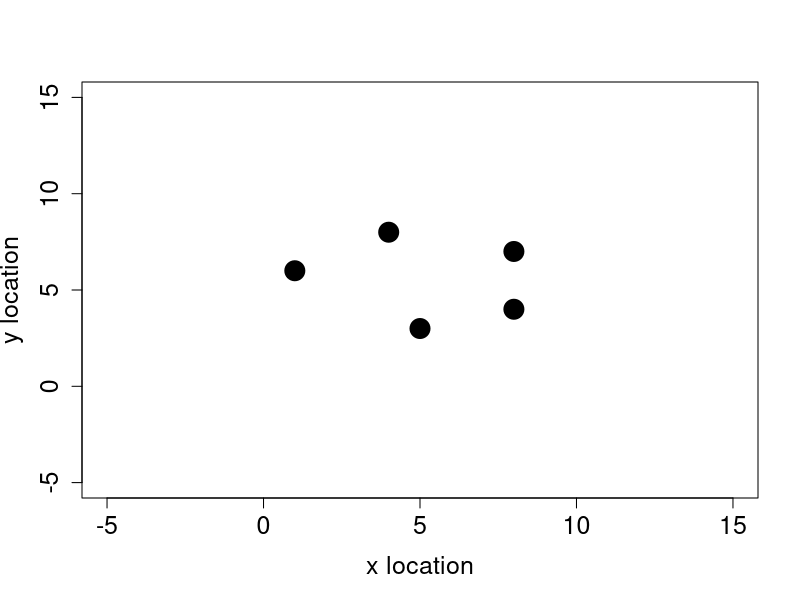
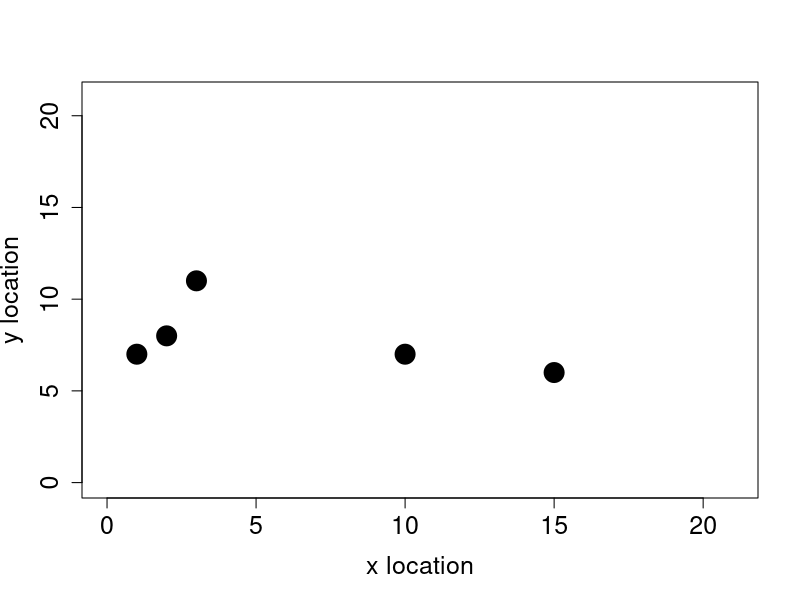
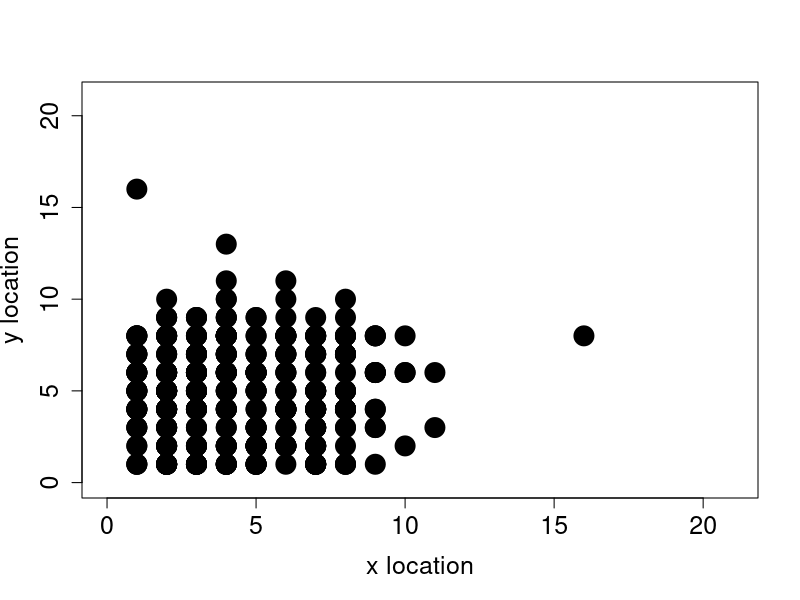
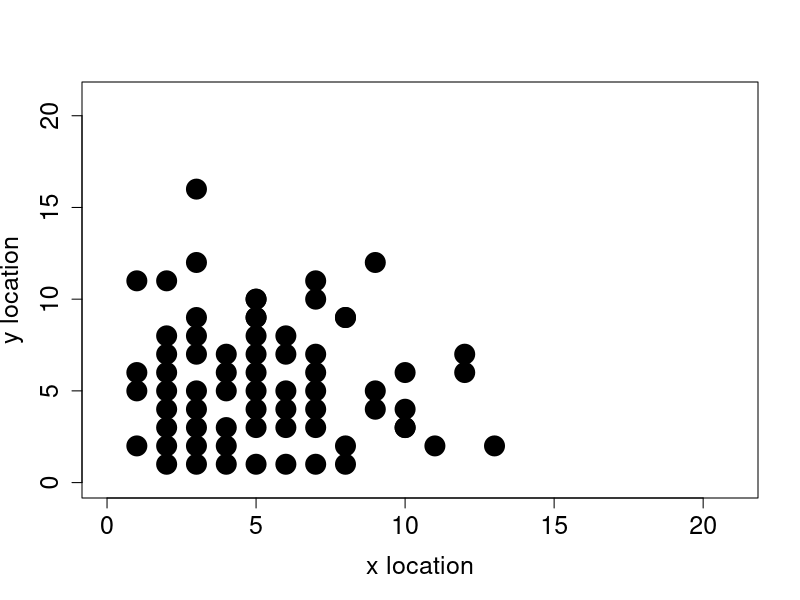
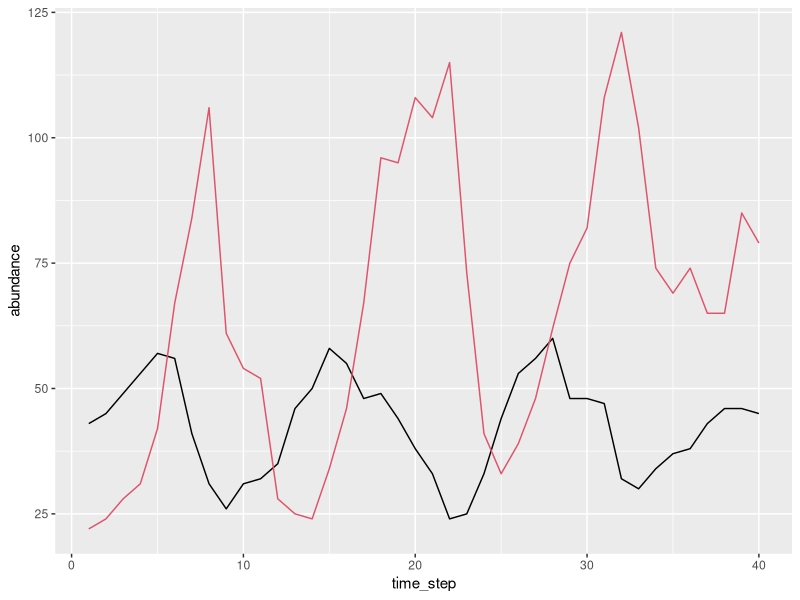

These charts were generated, in order, by the following R code:
inds           <- array(data = 0, dim = c(5, 4));
colnames(inds) <- c("body_mass", "x_loc", "y_loc", "repr");
rownames(inds) <- c("ind_1", "ind_2", "ind_3", "ind_4", "ind_5");
inds[,1]       <- rnorm(n = dim(inds)[1], mean = 23, sd = 3);
inds[,2]       <- sample(x = 1:8, size = dim(inds)[1], replace = TRUE);
inds[,3]       <- sample(x = 1:8, size = dim(inds)[1], replace = TRUE);

plot(x = inds[,2], y = inds[,3], pch = 20, cex = 4, xlim = c(-5, 15),
     ylim = c(-5, 15), xlab = "x location", mar = c(5, 5, 1, 1),
     ylab = "y location", cex.lab = 1.5, cex.axis = 1.5);

movement <- function(inds, xloc = 2, yloc = 3, xmax = 20, ymax = 20){
  total_inds   <- dim(inds)[1]; # Get the number of individuals in inds
  move_dists   <- c(-1, 0, 1);  # Define the possible distances to move
  x_move       <- sample(x = move_dists, size = total_inds, replace = TRUE);
  y_move       <- sample(x = move_dists, size = total_inds, replace = TRUE);
  inds[, xloc] <- inds[, xloc] + x_move;
  inds[, yloc] <- inds[, yloc] + y_move;
  # =========   The reflecting boundary is added below
  for(i in 1:total_inds){               # For each individual i in the array
    if(inds[i, xloc] > xmax){         # If it moved passed the maximum xloc
      inds[i, xloc] <- xmax - 1;    # Then move it back toward the centre
    }
    if(inds[i, xloc] < 1){            # If it moved below 1 on xloc
      inds[i, xloc] <- 2;           # Move it toward the centre (2)
    }
    if(inds[i, yloc] > ymax){         # If it moved passed the maximum yloc
      inds[i, yloc] <- ymax - 1;    # Then move it back toward the centre
    }
    if(inds[i, yloc] < 1){            # If it moved below 1 on yloc
      inds[i, yloc] <- 2;           # Then move it toward the centre (2)
    }
  } 
  # =========  Now all individuals should stay on the landscape
  return(inds);
}

ts         <- 0;
time_steps <- 20;
inds_hist  <- NULL; # Here's the list
while(ts < time_steps){
  inds            <- movement(inds);
  ts              <- ts + 1; 
  inds_hist[[ts]] <- inds; # Add to list
}
print(inds);
inds_hist

plot(x = inds[,2], y = inds[,3], pch = 20, cex = 4, xlim = c(0, 21),
     ylim = c(0, 21), xlab = "x location", mar = c(5, 5, 1, 1),
     ylab = "y location", cex.lab = 1.5, cex.axis = 1.5);

ind1_locs <- array(data = NA, dim = c(20, 3));
for(i in 1:20){
  ind1_locs[i, 1] <- i                     # Save the time step
  ind1_locs[i, 2] <- inds_hist[[i]][1, 2]; # xloc for the time step
  ind1_locs[i, 3] <- inds_hist[[i]][1, 3]; # yloc for the time step
}
colnames(ind1_locs) <- c("time_step", "x_loc", "y_loc");
print(ind1_locs);

#rpois(n = 5, lambda = 0.5);
birth <- function(inds, lambda = 0.5, repr_col = 4){
  total_inds       <- dim(inds)[1]; # Get the number of individuals in inds
  ind_cols         <- dim(inds)[2]; # Total inds columns
  inds[, repr_col] <- rpois(n = total_inds, lambda = lambda); 
  total_off        <- sum(inds[, repr_col]);
  # ---- We now have the total number of new offspring; now add to inds
  new_inds     <- array(data = 0, dim = c(total_off, ind_cols));
  new_inds[,1] <- rnorm(n = dim(new_inds)[1], mean = 23, sd = 3);
  new_inds[,2] <- sample(x = 1:8, size = dim(new_inds)[1], replace = TRUE);
  new_inds[,3] <- sample(x = 1:8, size = dim(new_inds)[1], replace = TRUE);
  # ---- Our new offspring can now be attached in the inds array
  inds <- rbind(inds, new_inds);
  return(inds);
}

inds <- birth(inds = inds);

ts         <- 0;
time_steps <- 10;
inds_hist  <- NULL;
while(ts < time_steps){
  inds            <- movement(inds);
  inds            <- birth(inds);
  ts              <- ts + 1; 
  inds_hist[[ts]] <- inds;
}

inds

ind_abund <- array(data = NA, dim = c(10, 2));
for(i in 1:10){
  ind_abund[i, 1] <- i;                      # Save the time step
  ind_abund[i, 2] <- dim(inds_hist[[i]])[1]; # rows in inds_hist[[i]]
}
colnames(ind_abund) <- c("time_step", "abundance");
print(ind_abund);

plot(x = inds_hist[[10]][,2], y = inds[,3], pch = 20, cex = 4, xlim = c(0, 21),
     ylim = c(0, 21), xlab = "x location", mar = c(5, 5, 1, 1),
     ylab = "y location", cex.lab = 1.5, cex.axis = 1.5);

#############################################################################
#############################################################################
#############################################################################
###########second half
#############################################################################
#############################################################################
#############################################################################
inds           <- array(data = 0, dim = c(5, 5));
colnames(inds) <- c("body_mass", "x_loc", "y_loc", "repr", "death");
rownames(inds) <- c("ind_1", "ind_2", "ind_3", "ind_4", "ind_5");
inds[,1]       <- rnorm(n = dim(inds)[1], mean = 23, sd = 3);
inds[,2]       <- sample(x = 1:8, size = dim(inds)[1], replace = TRUE);
inds[,3]       <- sample(x = 1:8, size = dim(inds)[1], replace = TRUE);

death <- function(inds, xlen = 8, ylen = 8, dcol = 5, xcol = 2, ycol = 3){
  for(xdim in 1:xlen){      # For each row `xdim` of the landscape...
    for(ydim in 1:ylen){  # For each col `ydim` of the landscape...
      # Get the total number of individuals on the landscape cell
      on_cell <- sum( inds[, xcol] == xdim & inds[, ycol]  == ydim);
      # Only do something if on_cell is more than one
      if(on_cell > 1){
        # Get all of the occupants (by row number) on the cell
        occupants <- which(inds[, xcol] == xdim & inds[, ycol] == ydim);
        # Sample all but one random occupant to die
        rand_occ  <- sample(x = occupants, size = on_cell - 1);
        # Then add their death to the last column of inds
        inds[rand_occ, dcol] <- 1;
      }
    }
  }
  return(inds);
}

inds <- death(inds = inds);
print(inds);

# ----- Initialise individuals
inds           <- array(data = 0, dim = c(5, 5));
colnames(inds) <- c("body_mass", "x_loc", "y_loc", "repr", "death");
rownames(inds) <- c("ind_1", "ind_2", "ind_3", "ind_4", "ind_5");
inds[,1]       <- rnorm(n = dim(inds)[1], mean = 23, sd = 3);
inds[,2]       <- sample(x = 1:8, size = dim(inds)[1], replace = TRUE);
inds[,3]       <- sample(x = 1:8, size = dim(inds)[1], replace = TRUE);
# ---- Start the simulation as before
ts         <- 0;
time_steps <- 20;
inds_hist  <- NULL;
while(ts < time_steps){
  inds            <- movement(inds);
  inds            <- birth(inds);
  inds            <- death(inds);
  inds            <- inds[inds[, 5] == 0,]; # Retain living
  ts              <- ts + 1; 
  inds_hist[[ts]] <- inds;
}

plot(x = inds_hist[[20]][,2], y = inds_hist[[20]][,3], pch = 20, cex = 4, xlim = c(0, 21),
     ylim = c(0, 21), xlab = "x location", mar = c(5, 5, 1, 1),
     ylab = "y location", cex.lab = 1.5, cex.axis = 1.5);

ind_abund <- array(data = NA, dim = c(20, 2));
for(i in 1:20){
  ind_abund[i, 1] <- i;                      # Save the time step
  ind_abund[i, 2] <- dim(inds_hist[[i]])[1]; # rows in inds_hist[[i]]
}
colnames(ind_abund) <- c("time_step", "abundance");
print(ind_abund);

#############################################################################
###########Predator prey dynamics
#############################################################################
pred           <- array(data = 0, dim = c(5, 5));
colnames(pred) <- c("body_mass", "x_loc", "y_loc", "repr", "death");
rownames(pred) <- c("pred_1", "pred_2", "pred_3", "pred_4", "pred_5");
pred[,1]       <- rnorm(n = dim(pred)[1], mean = 23, sd = 3);
pred[,2]       <- sample(x = 1:8, size = dim(pred)[1], replace = TRUE);
pred[,3]       <- sample(x = 1:8, size = dim(pred)[1], replace = TRUE);

predation <- function(pred, inds, xcol = 2, ycol = 3, rcol = 4, dcol = 5){
  predators   <- dim(pred)[1]; # Predator number
  pred[, dcol] <- 1;           # Assume dead until proven otherwise
  pred[, rcol] <- 0;           # Assume not reproducing until proven otherwise
  for(p in 1:predators){       # For each predator (p) in the array
    xloc   <- pred[p, xcol]; # Get the x and y locations
    yloc   <- pred[p, ycol];
    N_prey <- sum( inds[, xcol] == xloc & inds[, ycol] == yloc);
    # ----- Let's take care of the predator first below
    if(N_prey > 0){
      pred[p, dcol] <- 0;  # The predator lives
    }
    if(N_prey > 1){
      pred[p, rcol] <- 1;  # The predator reproduces
    }
    # ----- Now let's take care of the prey
    if(N_prey > 0){ # If there are some prey, find them
      prey <- which( inds[, xcol] == xloc & inds[, ycol] == yloc);
      if(N_prey > 2){ # But if there are more than 2, just eat 2
        prey <- sample(x = prey, size = 2, replace = FALSE);
      }
      inds[prey, dcol] <- 1; # Record the prey as dead
    }
  } # We now know which inds died, and which prey died & reproduced
  # ---- Below removes predators that have died
  pred         <- pred[pred[,dcol] == 0,] # Only survivors now left
  # ----- Below adds new predators based on the reproduction above    
  pred_off     <- sum(pred[, rcol]);
  new_pred     <- array(data = 0, dim = c(pred_off, dim(pred)[2]));
  new_pred[,1] <- rnorm(n = dim(new_pred)[1], mean = 23, sd = 3);
  new_pred[,2] <- sample(x = 1:8, size = dim(new_pred)[1], replace = TRUE);
  new_pred[,3] <- sample(x = 1:8, size = dim(new_pred)[1], replace = TRUE);
  pred         <- rbind(pred, new_pred);
  # ----- Now let's remove the prey that were eaten
  inds         <- inds[inds[,dcol] == 0,]; # Only living prey left
  # Now need to return *both* the predator and prey arrays
  pred_prey <- list(pred = pred, inds = inds);
  return(pred_prey);
}

inds           <- array(data = 0, dim = c(6, 5));
colnames(inds) <- c("body_mass", "x_loc", "y_loc", "repr", "death");
inds[,1]       <- rnorm(n = dim(inds)[1], mean = 23, sd = 3);
inds[1:3, 2]   <- 1; # x location
inds[1:3, 3]   <- 1; # y location
inds[4:5, 2]   <- 2; 
inds[4:5, 3]   <- 1; 
inds[6, 2]     <- 3; 
inds[6, 3]     <- 1; 

pred           <- array(data = 0, dim = c(4, 5));
colnames(pred) <- c("body_mass", "x_loc", "y_loc", "repr", "death");
pred[,1]       <- rnorm(n = dim(pred)[1], mean = 23, sd = 3);
pred[1, 2]     <- 1; # x location
pred[1, 3]     <- 1; # y location
pred[2, 2]     <- 2;
pred[2, 3]     <- 1;
pred[3, 2]     <- 3;
pred[3, 3]     <- 1;
pred[4, 2]     <- 4;
pred[4, 3]     <- 1;

pred_prey <- predation(inds = inds, pred = pred);
inds      <- pred_prey$inds;
pred      <- pred_prey$pred;

# ----- Initialise individuals (prey)
inds           <- array(data = 0, dim = c(40, 5));
inds[,1]       <- rnorm(n = dim(inds)[1], mean = 23, sd = 3);
inds[,2]       <- sample(x = 1:8, size = dim(inds)[1], replace = TRUE);
inds[,3]       <- sample(x = 1:8, size = dim(inds)[1], replace = TRUE);
# ----- Initialise individuals (predator)
pred           <- array(data = 0, dim = c(20, 5));
pred[,1]       <- rnorm(n = dim(pred)[1], mean = 23, sd = 3);
pred[,2]       <- sample(x = 1:8, size = dim(pred)[1], replace = TRUE);
pred[,3]       <- sample(x = 1:8, size = dim(pred)[1], replace = TRUE);
# ---- Start the simulation as before
ts         <- 0;
time_steps <- 40;
inds_hist  <- NULL;
pred_hist  <- NULL;
while(ts < time_steps){
  pred            <- movement(pred);
  inds            <- movement(inds); # Note: I increased prey birth rate
  inds            <- birth(inds, lambda = 1.5);
  pred_prey_res   <- predation(pred = pred, inds = inds);
  pred            <- pred_prey_res$pred;
  inds            <- pred_prey_res$inds;
  inds            <- death(inds);
  inds            <- inds[inds[, 5] == 0,]; # Retain living
  ts              <- ts + 1; 
  inds_hist[[ts]] <- inds;
  pred_hist[[ts]] <- pred;
}

ind_abund <- array(data = NA, dim = c(40, 3));
for(i in 1:40){
  ind_abund[i, 1] <- i;                      # Save the time step
  ind_abund[i, 2] <- dim(inds_hist[[i]])[1]; # rows in inds_hist[[i]]
  ind_abund[i, 3] <- dim(pred_hist[[i]])[1]; # rows in pred_hist[[i]]
}
colnames(ind_abund) <- c("time_step", "abundance", "predators");
print(ind_abund);

library(ggplot2)
ind_abund <- data.frame(ind_abund)
ggplot(data = ind_abund, aes(x = time_step, y = abundance)) +
  geom_line(col = 1)+
  geom_line(data = ind_abund, aes(x = time_step, y = predators), col = 2)
